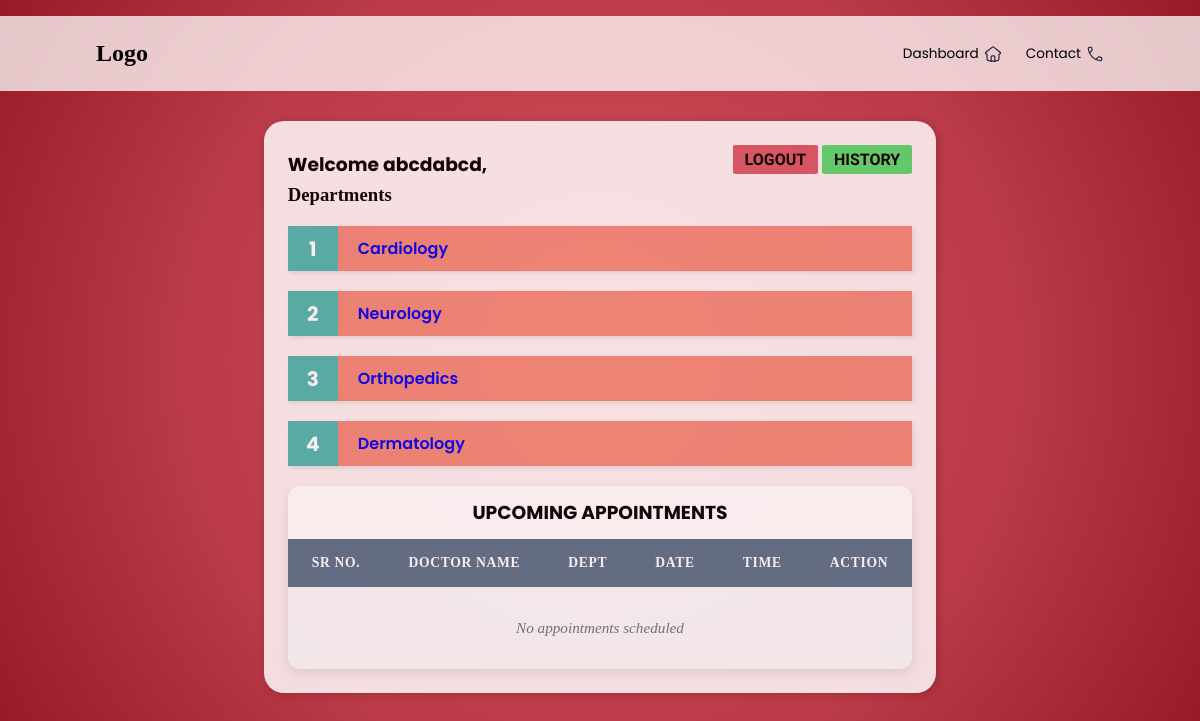
Page /patient_dashboard/2 on the earlier database version.
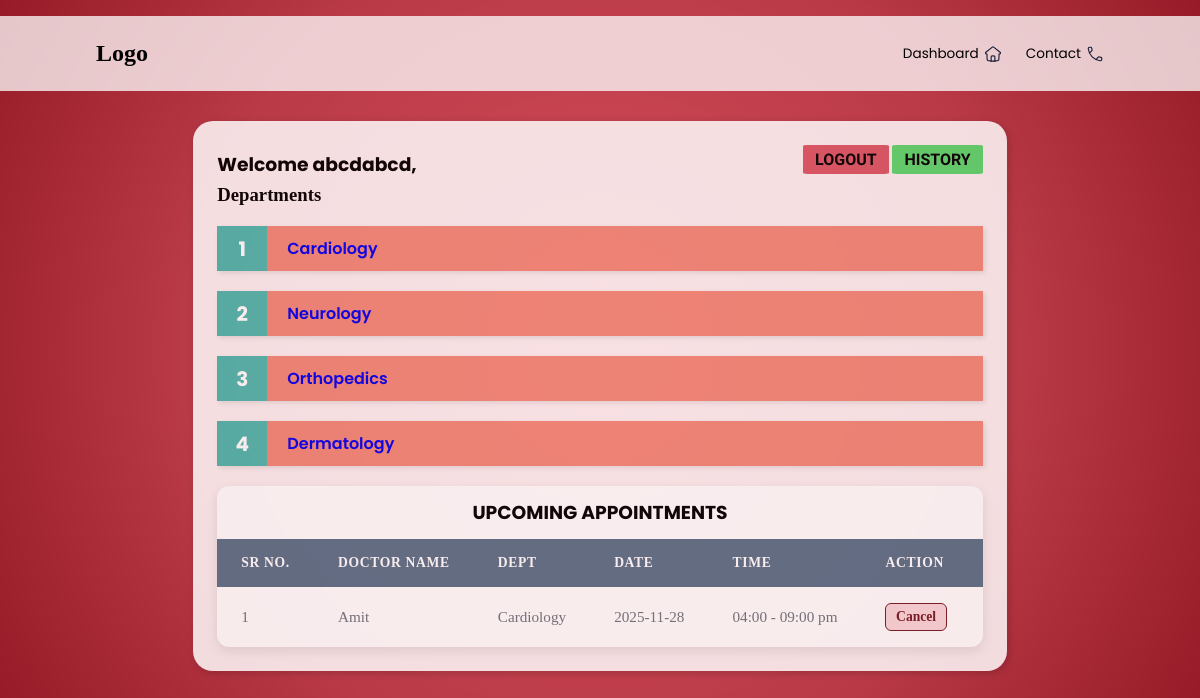
Same page on the later database version.
### models.py (models this page shows)
class Patient(db.Model):
    PatientID = db.Column(db.Integer, primary_key=True)
    FirstName = db.Column(db.String,nullable=False)
    LastName = db.Column(db.String,nullable=False)
    Username= db.Column(db.String, nullable=False)
    Password = db.Column(db.String, nullable=False)
    appointments = db.relationship('Appointment', back_populates='patient', cascade="all, delete")
    histories = db.relationship('PatientHistory', back_populates='patient', cascade="all, delete")

class Department(db.Model):
    Department_name=db.Column(db.String, primary_key=True)
    Overview = db.Column(db.String)
    doctors = db.relationship('Doctor', back_populates='department_rel', cascade="all, delete")

class Appointment(db.Model):
    AppointmentID = db.Column(db.Integer, primary_key=True)
    PatientID = db.Column(db.Integer, db.ForeignKey('patient.PatientID'), nullable=False)
    DoctorID = db.Column(db.Integer, db.ForeignKey('doctor.DoctorID'), nullable=False)
    Date=db.Column(db.Date)
    Time = db.Column(db.String)
    Purpose=db.Column(db.String)
    Status=db.Column(db.Enum("Booked","Completed","Cancelled"),
        nullable=False,
        default='Booked'
    )
    patient = db.relationship('Patient', back_populates='appointments')
    doctor = db.relationship('Doctor', back_populates='appointments')

class Doctor(db.Model):
    DoctorID = db.Column(db.Integer, primary_key=True)
    FirstName = db.Column(db.String,nullable=False)
    LastName = db.Column(db.String,nullable=False)
    Username= db.Column(db.String, nullable=False)
    Password = db.Column(db.String, nullable=False)
    available=db.Column(db.String)
    Department = db.Column(db.String, db.ForeignKey('department.Department_name'), nullable=False)
    Position = db.Column(db.String)
    Experience = db.Column(db.Integer)
    Remarks = db.Column(db.String)
    photo = db.Column(db.String)
    appointments = db.relationship('Appointment', back_populates='doctor', cascade="all, delete")
    department_rel = db.relationship('Department', back_populates='doctors')

### routes/patient.py (the view)
@app.route('/patient_dashboard/<int:patientID>')
def patient_dashboard(patientID):
    patient = Patient.query.get(patientID)
    departments = Department.query.all()
    appointments = Appointment.query.filter_by(PatientID=patientID).all()
    return render_template("patient_dashboard.html", patient=patient, departments=departments,appointments=appointments)

### templates/patient_dashboard.html (shortened to what this page needs)
<!DOCTYPE html>
<html lang="en">
<head>
    <link rel="stylesheet" href="..\static\style.css">
</head>
<body>
    <header>
        <nav>
        <div class="logo">
            <h2>Logo</h2>
        </div>
        <div class="nav-icons">
            <ul>
            <li>Dashboard </li>
            <li>Contact </li>
            </ul>
        </div>
        </nav>
    </header>
    <main>
        <div id="pageC">
            <div class="container">
                <div class="title">
                    <h3>Welcome {{ patient.FirstName }},</h3>
                    <div id="links">
                        <a href="{{ url_for('login') }}"><button class="logout">LOGOUT</button></a>
                        <a href="{{ url_for('view_patient_history', patient_id=patient.PatientID) }}">
                            <button class="history">HISTORY</button>
                        </a>
                    </div>
                </div>
                <div class="content">
                    <h3>Departments</h3>
                    <div class="departments">
                        <ol class="custom-steps">
                        {% for dept in departments %}
                            <a href="{{ url_for('view_department', dept_name=dept.Department_name, patient_id=patient.PatientID) }}"><li class="content1">{{ dept.Department_name }}</li></a>
                        {% else %}
                            <p>No departments available</p>
                        {% endfor %}
                        </ol>
                    </div>
                    <div class="appointments">
                        <h3>UPCOMING APPOINTMENTS</h3>
                        <table class="appointments-table">
                            <thead>
                                <tr>
                                    <th>Sr No.</th>
                                    <th>Doctor Name</th>
                                    <th>Dept</th>
                                    <th>Date</th>
                                    <th>Time</th>
                                    <th>Action</th>
                                </tr>
                            </thead>
                            <tbody>
                            {% for appt in appointments %}
                                <tr>
                                    <td data-label="Sr No.">{{ loop.index }}</td>
                                    <td data-label="Doctor Name">{{ appt.doctor.FirstName }}</td>
                                    <td data-label="Dept">{{ appt.doctor.Department }}</td>
                                    <td data-label="Date">{{ appt.Date }}</td>
                                    <td data-label="Time">{{ appt.Time }}</td>
                                    <td data-label="Action">
                                        <a href="{{ url_for('cancel_appointment', appt_id=appt.AppointmentID) }}" class="action-cancel">Cancel</a>
                                    </td>
                                </tr>
                            {% else %}
                                <tr><td colspan="6">No appointments scheduled</td></tr>
                            {% endfor %}
                            </tbody>
                        </table>
                    </div>
                </div>
            </div>
        </div>
    </main>
</body>
</html>

### static/style.css (style rules this page uses)
* { margin: 0; padding: 0; }
body { background: radial-gradient( circle at center, #d03040db 0%, #b01e2ddf 60%, #961a27 100%); }
:root { --primary-color: #007bff; --secondary-color: #6c757d; --header-bg: #5a7188; --header-text: #ffffff; --row-bg-odd: #ffffff; --row-bg-even: #f8f9fa; --border-color: #dee2e6; }
nav { display: flex; align-items: center; justify-content: space-between; margin-top: 2vh; gap: 3vw; background-color: rgba(255, 255, 255, 0.75); padding: 3vh; padding-left: 8vw; padding-right: 8vw; }
.nav-icons ul { display: flex; list-style: none; gap: 2vw; }
.nav-icons li { display: flex; align-items: center; font-family: 'Poppins', sans-serif; font-size: 0.85em; cursor: pointer; gap: 5px; }
main { display: flex; justify-content: center; align-items: center; }
.container { background-color: rgba(255, 255, 255, 0.92); margin: 30px 50px; border-radius: 20px; opacity: 0.9; transition: box-shadow 0.3s ease; box-shadow: 2px 2px 10px rgba(0, 0, 0, 0.2); padding: 2vw; }
#pageC { transition: filter 0.3s ease; }
.title { display: flex; justify-content: space-between; align-items: center; font-family: 'Poppins', sans-serif; font-weight: 600; }
.logout { background-color: #d03040c9; border: none; border-radius: 5%; padding: 5px; padding-left: 1vw; padding-right: 1vw; cursor: pointer; transition: background-color 0.25s; margin-bottom: 10px; font-family: 'Baloo Bhai 2', 'Poppins', sans-serif; font-size: medium; font-weight: 600; }
.appointments { max-width: 1200px; margin: 0 auto; background-color: var(--row-bg-odd); border-radius: 12px; box-shadow: 0 4px 12px rgba(0, 0, 0, 0.1); overflow: hidden; }
.appointments-table { width: 100%; border-collapse: separate; border-spacing: 0; }
.appointments-table thead th { padding: 1rem 1.5rem; background-color: var(--header-bg); color: var(--header-text); font-weight: 600; text-align: left; text-transform: uppercase; font-size: 0.85rem; letter-spacing: 0.05em; }
.appointments-table tbody td { padding: 1rem 1.5rem; border-bottom: 1px solid var(--border-color); vertical-align: middle; font-size: 0.95rem; color: var(--secondary-color); }
.appointments-table tbody tr:last-child td { border-bottom: none; }
.appointments-table a { display: inline-block; margin-right: 0.75rem; padding: 0.3rem 0.6rem; border-radius: 6px; text-decoration: none; font-size: 0.85rem; font-weight: 600; transition: all 0.2s ease; text-align: center; }
.action-cancel { background-color: #f8d7da; color: #721c24; border: 1px solid #721c24; }
.history { background-color: #30d04bc9; border: none; border-radius: 5%; padding: 5px; padding-left: 1vw; padding-right: 1vw; cursor: pointer; transition: background-color 0.25s; margin-bottom: 10px; font-family: 'Baloo Bhai 2', 'Poppins', sans-serif; font-size: medium; font-weight: 600; }
.appointments h3 { display: flex; align-items: center; justify-content: center; padding: 1.5vh; font-family: 'Poppins', sans-serif; }
.custom-steps { list-style: none; padding: 0; margin: 20px 0; text-decoration: none; }
.custom-steps li { position: relative; margin-bottom: 20px; background-color: rgba(234, 86, 60, 0.668); transition: background-color 0.25s; padding: 10px 10px 10px 70px; box-shadow: 2px 2px 5px rgba(0, 0, 0, 0.1); text-decoration: none; }
.custom-steps { list-style: none; padding: 0; margin: 20px 0; counter-reset: step-counter; }
.custom-steps li { counter-increment: step-counter; }
.custom-steps li::before { content: counter(step-counter); position: absolute; top: 0; left: 0; width: 50px; height: 100%; background-color: #4db6ac; color: white; font-size: 20px; font-weight: bold; display: flex; align-items: center; justify-content: center; }
.custom-steps a { text-decoration: none; font-family: 'Poppins', sans-serif; font-weight: 600; }

Differences in the rows shown:
added Appointment: doctor.FirstName "Amit", doctor.Department "Cardiology", Date "2025-11-28", Time "04:00 - 09:00 pm"
Other differences:
text no longer shown: "No appointments scheduled"
